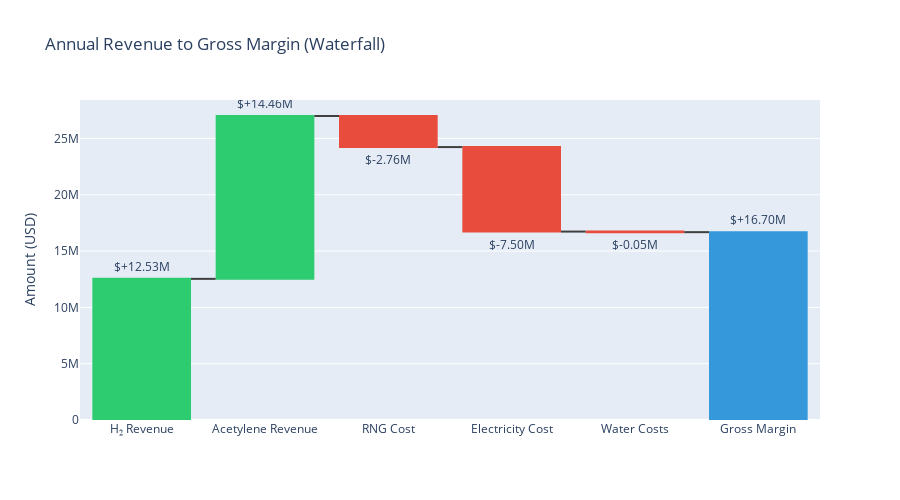

Notebook code cell kept with this figure:
### Code cell
# Create waterfall showing revenue to profit flow
categories = [
    'H₂ Revenue',
    'Acetylene Revenue',
    'RNG Cost',
    'Electricity Cost',
    'Water Costs',
    'Gross Margin'
]

values = [
    h2_revenue,
    cb_revenue,
    -rng_cost,
    -electricity_cost,
    -(cooling_water_cost + process_water_cost),
    0  # Will be calculated as total
]

fig = go.Figure(go.Waterfall(
    name="Annual Economics",
    orientation="v",
    measure=["relative", "relative", "relative", "relative", "relative", "total"],
    x=categories,
    y=values[:-1] + [gross_margin],
    text=[f'${v/1e6:+.2f}M' if v != 0 else f'${gross_margin/1e6:.2f}M' for v in values[:-1] + [gross_margin]],
    textposition="outside",
    connector={"line": {"color": "rgb(63, 63, 63)"}},
    increasing={"marker": {"color": "#2ecc71"}},
    decreasing={"marker": {"color": "#e74c3c"}},
    totals={"marker": {"color": "#3498db"}}
))

fig.update_layout(
    title="Annual Revenue to Gross Margin (Waterfall)",
    yaxis_title="Amount (USD)",
    showlegend=False,
    height=500
)

fig.show()

print(f"\n📊 Annual Economics Summary:")
print(f"   Total Revenue:        ${total_revenue/1e6:>6.2f}M")
print(f"   Variable Costs:       ${variable_opex/1e6:>6.2f}M")
print(f"   ─────────────────────────────────")
print(f"   Gross Margin:         ${gross_margin/1e6:>6.2f}M")
print(f"   Gross Margin %:       {gross_margin/total_revenue*100:>6.1f}%")
print(f"\n   Note: This excludes fixed costs (labor, maintenance, overhead)")

### Figure 1 — Plotly figure (JSON) as saved in the notebook; plotly's stock layout.template omitted (floating-point values rounded to 4 significant figures)
{"data": [{"connector": {"line": {"color": "rgb(63, 63, 63)"}}, "decreasing": {"marker": {"color": "#e74c3c"}}, "increasing": {"marker": {"color": "#2ecc71"}}, "measure": ["relative", "relative", "relative", "relative", "relative", "total"], "name": "Annual Economics", "orientation": "v", "text": ["$+12.53M", "$+14.46M", "$-2.76M", "$-7.50M", "$-0.05M", "$+16.70M"], "textposition": "outside", "totals": {"marker": {"color": "#3498db"}}, "type": "waterfall", "x": ["H₂ Revenue", "Acetylene Revenue", "RNG Cost", "Electricity Cost", "Water Costs", "Gross Margin"], "y": [12530000.0, 14460000.0, -2759000.0, -7503000.0, -51730.0, 16700000.0]}], "layout": {"height": 500, "showlegend": false, "title": {"text": "Annual Revenue to Gross Margin (Waterfall)"}, "yaxis": {"title": {"text": "Amount (USD)"}}}}
